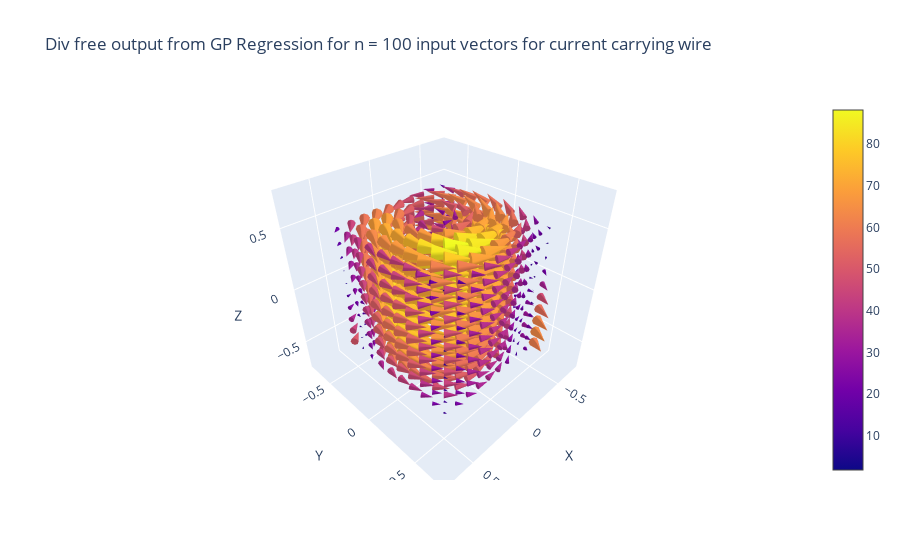

Notebook source saved alongside this figure:
### Code cell
given_samples_wire = sampled_outputs_wire[0].shape[0]
plotter(outputs_wire_div_free, 
        title = f'Div free output from GP Regression for n = {given_samples_wire} input vectors for current carrying wire')

### Figure 1 — Plotly figure (JSON) as saved in the notebook; plotly's stock layout.template omitted (floating-point values rounded to 4 significant figures; data arrays with more than 128 entries replaced by an {"elided": "..."} marker saying what was removed)
{"data": [{"anchor": "tail", "sizemode": "scaled", "sizeref": 2, "type": "cone", "u": {"elided": "1000 float values"}, "v": {"elided": "1000 float values"}, "w": {"elided": "1000 float values"}, "x": {"elided": "1000 float values"}, "y": {"elided": "1000 float values"}, "z": {"elided": "1000 float values"}}], "layout": {"scene": {"xaxis": {"title": {"text": "X"}}, "yaxis": {"title": {"text": "Y"}}, "zaxis": {"title": {"text": "Z"}}}, "title": {"text": "Div free output from GP Regression for n = 100 input vectors for current carrying wire"}}}
